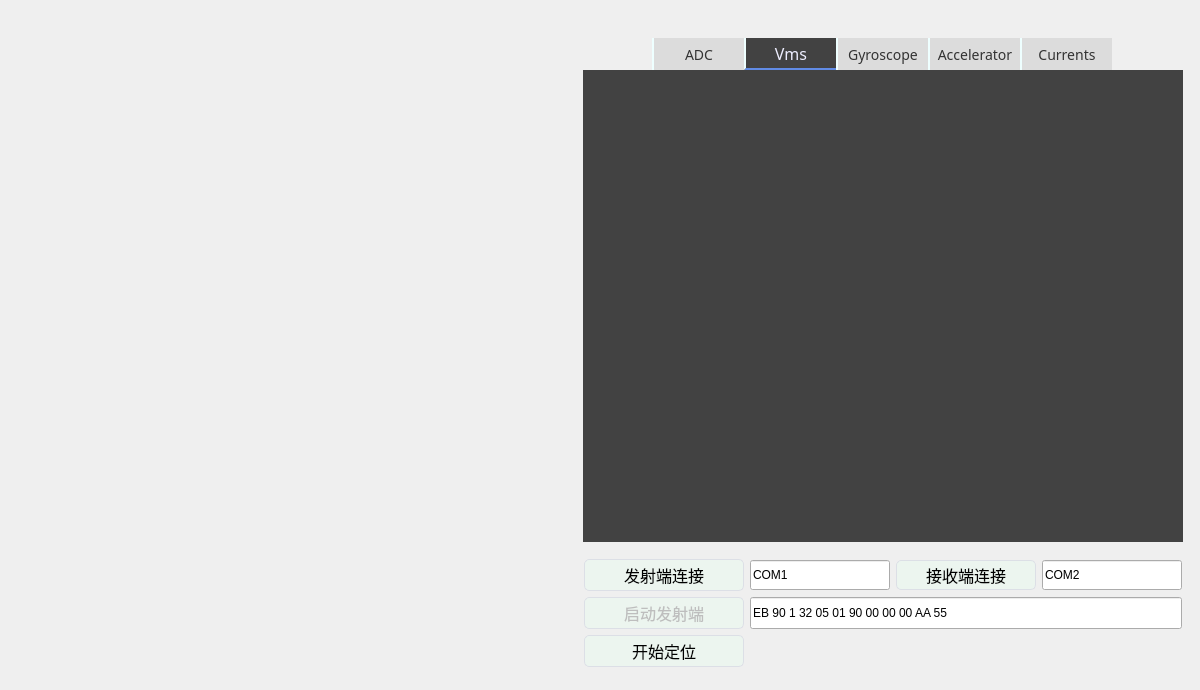
<?xml version="1.0" encoding="UTF-8"?>
<ui version="4.0">
 <class>MagPredictorWidget</class>
 <widget class="QWidget" name="MagPredictorWidget">
  <property name="enabled">
   <bool>true</bool>
  </property>
  <property name="geometry">
   <rect>
    <x>0</x>
    <y>0</y>
    <width>1200</width>
    <height>690</height>
   </rect>
  </property>
  <property name="windowTitle">
   <string>MagPredictorWidget</string>
  </property>
  <layout class="QHBoxLayout" name="horizontalLayout">
   <item>
    <widget class="GLWidget" name="glwidget_Mag3D" native="true">
     <property name="sizePolicy">
      <sizepolicy hsizetype="Expanding" vsizetype="Preferred">
       <horstretch>0</horstretch>
       <verstretch>0</verstretch>
      </sizepolicy>
     </property>
    </widget>
   </item>
   <item>
    <widget class="QFrame" name="frame_plot">
     <property name="frameShape">
      <enum>QFrame::NoFrame</enum>
     </property>
     <property name="frameShadow">
      <enum>QFrame::Raised</enum>
     </property>
     <layout class="QVBoxLayout" name="verticalLayout_3">
      <property name="leftMargin">
       <number>6</number>
      </property>
      <property name="topMargin">
       <number>1</number>
      </property>
      <property name="rightMargin">
       <number>6</number>
      </property>
      <property name="bottomMargin">
       <number>1</number>
      </property>
      <item>
       <widget class="QFrame" name="frame_2">
        <property name="sizePolicy">
         <sizepolicy hsizetype="Preferred" vsizetype="Preferred">
          <horstretch>0</horstretch>
          <verstretch>0</verstretch>
         </sizepolicy>
        </property>
        <property name="layoutDirection">
         <enum>Qt::LeftToRight</enum>
        </property>
        <property name="autoFillBackground">
         <bool>true</bool>
        </property>
        <property name="frameShadow">
         <enum>QFrame::Sunken</enum>
        </property>
        <layout class="QHBoxLayout" name="horizontalLayout_4">
         <property name="leftMargin">
          <number>1</number>
         </property>
         <property name="topMargin">
          <number>0</number>
         </property>
         <property name="rightMargin">
          <number>1</number>
         </property>
         <property name="bottomMargin">
          <number>0</number>
         </property>
         <item>
          <layout class="QHBoxLayout" name="horizontalLayout_2"/>
         </item>
         <item>
          <spacer name="horizontalSpacer">
           <property name="orientation">
            <enum>Qt::Horizontal</enum>
           </property>
           <property name="sizeHint" stdset="0">
            <size>
             <width>40</width>
             <height>20</height>
            </size>
           </property>
          </spacer>
         </item>
         <item>
          <layout class="QHBoxLayout" name="horizontalLayout_3"/>
         </item>
        </layout>
       </widget>
      </item>
      <item>
       <widget class="QTabWidget" name="tabWidget">
        <property name="enabled">
         <bool>true</bool>
        </property>
        <property name="sizePolicy">
         <sizepolicy hsizetype="Expanding" vsizetype="Expanding">
          <horstretch>0</horstretch>
          <verstretch>0</verstretch>
         </sizepolicy>
        </property>
        <property name="minimumSize">
         <size>
          <width>600</width>
          <height>0</height>
         </size>
        </property>
        <property name="baseSize">
         <size>
          <width>0</width>
          <height>0</height>
         </size>
        </property>
        <property name="font">
         <font>
          <family>新宋体</family>
         </font>
        </property>
        <property name="styleSheet">
         <string notr="true">QTabWidget::pane
{
   background-color: rgb(66, 66, 66);
   border-width: 2px;
}

QTabWidget::tab-bar
{
	background-color: rgb(66, 66, 66);
    subcontrol-position:center;
}

QTabBar::tab
{
	color:#333333;
	background-color: rgb(66, 66, 66);
	font-family:&quot;微软雅黑&quot;;
	font-size:14px;
    min-width:90px;
    min-height:30px;
}

QTabBar::tab:selected
{
    color:#eeeeff;
	background-color: rgb(66, 66, 66);
	font-family:&quot;微软雅黑&quot;;
	font-size:16px;
	border-bottom:2px solid #618BE5;
    border-left:2px solid #eeffff;
}

QTabBar::tab:!selected
{
    color:#333333;
    background-color: rgb(220, 220, 220);
    border-left:2px solid #eeffff;
}

QTabBar::tab:hover
{
    color:#618BE5;
	background:transparent;
	font-family:&quot;微软雅黑&quot;;
	font-size:15px;
    border-bottom:1px solid #618BE5;
}
</string>
        </property>
        <property name="tabPosition">
         <enum>QTabWidget::North</enum>
        </property>
        <property name="tabShape">
         <enum>QTabWidget::Rounded</enum>
        </property>
        <property name="currentIndex">
         <number>1</number>
        </property>
        <property name="iconSize">
         <size>
          <width>16</width>
          <height>16</height>
         </size>
        </property>
        <property name="elideMode">
         <enum>Qt::ElideNone</enum>
        </property>
        <property name="movable">
         <bool>true</bool>
        </property>
        <property name="tabBarAutoHide">
         <bool>true</bool>
        </property>
        <widget class="QWidget" name="ADC">
         <property name="layoutDirection">
          <enum>Qt::LeftToRight</enum>
         </property>
         <attribute name="title">
          <string>ADC</string>
         </attribute>
         <layout class="QGridLayout" name="gridLayout_2">
          <property name="leftMargin">
           <number>0</number>
          </property>
          <property name="topMargin">
           <number>0</number>
          </property>
          <property name="rightMargin">
           <number>0</number>
          </property>
          <property name="bottomMargin">
           <number>0</number>
          </property>
          <item row="0" column="0">
           <widget class="QCustomPlot" name="ADCplot" native="true">
            <property name="sizePolicy">
             <sizepolicy hsizetype="Expanding" vsizetype="Expanding">
              <horstretch>0</horstretch>
              <verstretch>0</verstretch>
             </sizepolicy>
            </property>
            <property name="minimumSize">
             <size>
              <width>0</width>
              <height>0</height>
             </size>
            </property>
            <property name="cursor">
             <cursorShape>ArrowCursor</cursorShape>
            </property>
            <property name="mouseTracking">
             <bool>false</bool>
            </property>
           </widget>
          </item>
         </layout>
        </widget>
        <widget class="QWidget" name="Vms">
         <attribute name="title">
          <string>Vms</string>
         </attribute>
         <widget class="QCustomPlot" name="VmsPlot" native="true">
          <property name="geometry">
           <rect>
            <x>0</x>
            <y>0</y>
            <width>600</width>
            <height>479</height>
           </rect>
          </property>
          <property name="sizePolicy">
           <sizepolicy hsizetype="Expanding" vsizetype="Expanding">
            <horstretch>0</horstretch>
            <verstretch>0</verstretch>
           </sizepolicy>
          </property>
         </widget>
        </widget>
        <widget class="QWidget" name="gyroscope">
         <attribute name="title">
          <string>Gyroscope</string>
         </attribute>
         <layout class="QGridLayout" name="gridLayout_3">
          <property name="leftMargin">
           <number>0</number>
          </property>
          <property name="topMargin">
           <number>0</number>
          </property>
          <property name="rightMargin">
           <number>0</number>
          </property>
          <property name="bottomMargin">
           <number>0</number>
          </property>
          <item row="0" column="0">
           <widget class="QCustomPlot" name="GyroPlot" native="true"/>
          </item>
         </layout>
        </widget>
        <widget class="QWidget" name="accelerator">
         <attribute name="title">
          <string>Accelerator</string>
         </attribute>
         <layout class="QGridLayout" name="gridLayout_4">
          <property name="leftMargin">
           <number>0</number>
          </property>
          <property name="topMargin">
           <number>0</number>
          </property>
          <property name="rightMargin">
           <number>0</number>
          </property>
          <property name="bottomMargin">
           <number>0</number>
          </property>
          <item row="0" column="0">
           <widget class="QCustomPlot" name="AccPlot" native="true"/>
          </item>
         </layout>
        </widget>
        <widget class="QWidget" name="currents">
         <attribute name="title">
          <string>Currents</string>
         </attribute>
         <layout class="QGridLayout" name="gridLayout">
          <property name="leftMargin">
           <number>0</number>
          </property>
          <property name="topMargin">
           <number>0</number>
          </property>
          <property name="rightMargin">
           <number>0</number>
          </property>
          <property name="bottomMargin">
           <number>0</number>
          </property>
          <item row="0" column="0">
           <widget class="QCustomPlot" name="OutputPlot" native="true">
            <property name="minimumSize">
             <size>
              <width>0</width>
              <height>300</height>
             </size>
            </property>
           </widget>
          </item>
         </layout>
        </widget>
       </widget>
      </item>
      <item>
       <widget class="QFrame" name="frame_btn">
        <property name="minimumSize">
         <size>
          <width>0</width>
          <height>120</height>
         </size>
        </property>
        <property name="maximumSize">
         <size>
          <width>16777215</width>
          <height>130</height>
         </size>
        </property>
        <property name="styleSheet">
         <string notr="true">QPushButton {
    background-color: #ecf5ef;
    border: 1px solid #dcdfe6;
	padding: 5px;
    border-radius: 5px;
}

QPushButton:hover {
    background-color: #ecf5ff;
    color: #409eff;
}

QPushButton:pressed, QPushButton:checked {
    border: 1px solid #3a8ee6;
    color: #409eff;
}
</string>
        </property>
        <property name="frameShape">
         <enum>QFrame::NoFrame</enum>
        </property>
        <property name="frameShadow">
         <enum>QFrame::Raised</enum>
        </property>
        <layout class="QGridLayout" name="gridLayout_7">
         <property name="leftMargin">
          <number>1</number>
         </property>
         <property name="rightMargin">
          <number>1</number>
         </property>
         <item row="0" column="4">
          <widget class="QPushButton" name="recvCOM">
           <property name="sizePolicy">
            <sizepolicy hsizetype="Minimum" vsizetype="Fixed">
             <horstretch>0</horstretch>
             <verstretch>0</verstretch>
            </sizepolicy>
           </property>
           <property name="minimumSize">
            <size>
             <width>80</width>
             <height>30</height>
            </size>
           </property>
           <property name="maximumSize">
            <size>
             <width>240</width>
             <height>30</height>
            </size>
           </property>
           <property name="font">
            <font>
             <pointsize>12</pointsize>
            </font>
           </property>
           <property name="styleSheet">
            <string notr="true"/>
           </property>
           <property name="text">
            <string>接收端连接</string>
           </property>
           <property name="default">
            <bool>false</bool>
           </property>
           <property name="flat">
            <bool>false</bool>
           </property>
          </widget>
         </item>
         <item row="0" column="5">
          <widget class="QLineEdit" name="comEdit2">
           <property name="sizePolicy">
            <sizepolicy hsizetype="Fixed" vsizetype="Fixed">
             <horstretch>0</horstretch>
             <verstretch>0</verstretch>
            </sizepolicy>
           </property>
           <property name="maximumSize">
            <size>
             <width>200</width>
             <height>30</height>
            </size>
           </property>
           <property name="text">
            <string>COM2</string>
           </property>
          </widget>
         </item>
         <item row="0" column="3">
          <widget class="QLineEdit" name="comEdit1">
           <property name="enabled">
            <bool>true</bool>
           </property>
           <property name="sizePolicy">
            <sizepolicy hsizetype="Fixed" vsizetype="Fixed">
             <horstretch>0</horstretch>
             <verstretch>0</verstretch>
            </sizepolicy>
           </property>
           <property name="maximumSize">
            <size>
             <width>200</width>
             <height>30</height>
            </size>
           </property>
           <property name="layoutDirection">
            <enum>Qt::LeftToRight</enum>
           </property>
           <property name="text">
            <string>COM1</string>
           </property>
          </widget>
         </item>
         <item row="1" column="2">
          <widget class="QPushButton" name="ctnStartBtn">
           <property name="enabled">
            <bool>false</bool>
           </property>
           <property name="sizePolicy">
            <sizepolicy hsizetype="Fixed" vsizetype="Fixed">
             <horstretch>0</horstretch>
             <verstretch>0</verstretch>
            </sizepolicy>
           </property>
           <property name="minimumSize">
            <size>
             <width>160</width>
             <height>30</height>
            </size>
           </property>
           <property name="maximumSize">
            <size>
             <width>1677215</width>
             <height>16777215</height>
            </size>
           </property>
           <property name="font">
            <font>
             <pointsize>12</pointsize>
            </font>
           </property>
           <property name="styleSheet">
            <string notr="true"/>
           </property>
           <property name="text">
            <string>启动发射端</string>
           </property>
           <property name="default">
            <bool>false</bool>
           </property>
           <property name="flat">
            <bool>false</bool>
           </property>
          </widget>
         </item>
         <item row="1" column="3" colspan="3">
          <widget class="QLineEdit" name="lineEdit">
           <property name="sizePolicy">
            <sizepolicy hsizetype="Expanding" vsizetype="Preferred">
             <horstretch>0</horstretch>
             <verstretch>0</verstretch>
            </sizepolicy>
           </property>
           <property name="minimumSize">
            <size>
             <width>200</width>
             <height>0</height>
            </size>
           </property>
           <property name="text">
            <string>EB 90 1 32 05 01 90 00 00 00 AA 55</string>
           </property>
          </widget>
         </item>
         <item row="2" column="2">
          <widget class="QPushButton" name="ctnStartBtn2">
           <property name="sizePolicy">
            <sizepolicy hsizetype="Minimum" vsizetype="Fixed">
             <horstretch>0</horstretch>
             <verstretch>0</verstretch>
            </sizepolicy>
           </property>
           <property name="minimumSize">
            <size>
             <width>80</width>
             <height>30</height>
            </size>
           </property>
           <property name="maximumSize">
            <size>
             <width>1677215</width>
             <height>16777215</height>
            </size>
           </property>
           <property name="font">
            <font>
             <pointsize>12</pointsize>
            </font>
           </property>
           <property name="styleSheet">
            <string notr="true"/>
           </property>
           <property name="text">
            <string>开始定位</string>
           </property>
           <property name="default">
            <bool>false</bool>
           </property>
           <property name="flat">
            <bool>false</bool>
           </property>
          </widget>
         </item>
         <item row="0" column="2">
          <widget class="QPushButton" name="sendCOM">
           <property name="sizePolicy">
            <sizepolicy hsizetype="Fixed" vsizetype="Fixed">
             <horstretch>0</horstretch>
             <verstretch>0</verstretch>
            </sizepolicy>
           </property>
           <property name="minimumSize">
            <size>
             <width>160</width>
             <height>30</height>
            </size>
           </property>
           <property name="maximumSize">
            <size>
             <width>1677215</width>
             <height>16777215</height>
            </size>
           </property>
           <property name="font">
            <font>
             <pointsize>12</pointsize>
            </font>
           </property>
           <property name="layoutDirection">
            <enum>Qt::LeftToRight</enum>
           </property>
           <property name="autoFillBackground">
            <bool>false</bool>
           </property>
           <property name="styleSheet">
            <string notr="true"/>
           </property>
           <property name="text">
            <string>发射端连接</string>
           </property>
           <property name="flat">
            <bool>false</bool>
           </property>
          </widget>
         </item>
        </layout>
       </widget>
      </item>
     </layout>
    </widget>
   </item>
  </layout>
 </widget>
 <layoutdefault spacing="6" margin="11"/>
 <customwidgets>
  <customwidget>
   <class>QCustomPlot</class>
   <extends>QWidget</extends>
   <header location="global">../../qcustomplot.h</header>
   <container>1</container>
  </customwidget>
  <customwidget>
   <class>GLWidget</class>
   <extends>QWidget</extends>
   <header location="global">glwidget.h</header>
   <container>1</container>
  </customwidget>
 </customwidgets>
 <resources/>
 <connections/>
</ui>
